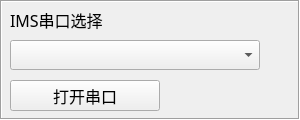
            <widget class="QFrame" name="frame_19">
             <property name="geometry">
              <rect>
               <x>1220</x>
               <y>10</y>
               <width>300</width>
               <height>120</height>
              </rect>
             </property>
             <property name="frameShape">
              <enum>QFrame::Box</enum>
             </property>
             <property name="frameShadow">
              <enum>QFrame::Sunken</enum>
             </property>
             <property name="lineWidth">
              <number>1</number>
             </property>
             <widget class="QLabel" name="labelims">
              <property name="geometry">
               <rect>
                <x>10</x>
                <y>10</y>
                <width>200</width>
                <height>20</height>
               </rect>
              </property>
              <property name="font">
               <font>
                <family>宋体</family>
                <pointsize>12</pointsize>
               </font>
              </property>
              <property name="text">
               <string>IMS串口选择</string>
              </property>
             </widget>
             <widget class="myComboBox" name="myComboBoxIMS">
              <property name="geometry">
               <rect>
                <x>10</x>
                <y>40</y>
                <width>250</width>
                <height>30</height>
               </rect>
              </property>
              <property name="font">
               <font>
                <family>SimSun</family>
                <pointsize>12</pointsize>
               </font>
              </property>
              <property name="mouseTracking">
               <bool>true</bool>
              </property>
              <property name="tabletTracking">
               <bool>true</bool>
              </property>
              <property name="focusPolicy">
               <enum>Qt::StrongFocus</enum>
              </property>
             </widget>
             <widget class="QPushButton" name="pushButtonims">
              <property name="geometry">
               <rect>
                <x>10</x>
                <y>80</y>
                <width>150</width>
                <height>31</height>
               </rect>
              </property>
              <property name="minimumSize">
               <size>
                <width>20</width>
                <height>20</height>
               </size>
              </property>
              <property name="font">
               <font>
                <family>宋体</family>
                <pointsize>12</pointsize>
               </font>
              </property>
              <property name="text">
               <string>打开串口</string>
              </property>
             </widget>
             <widget class="QWidget" name="widget_ims" native="true">
              <property name="geometry">
               <rect>
                <x>170</x>
                <y>70</y>
                <width>120</width>
                <height>50</height>
               </rect>
              </property>
             </widget>
            </widget>
